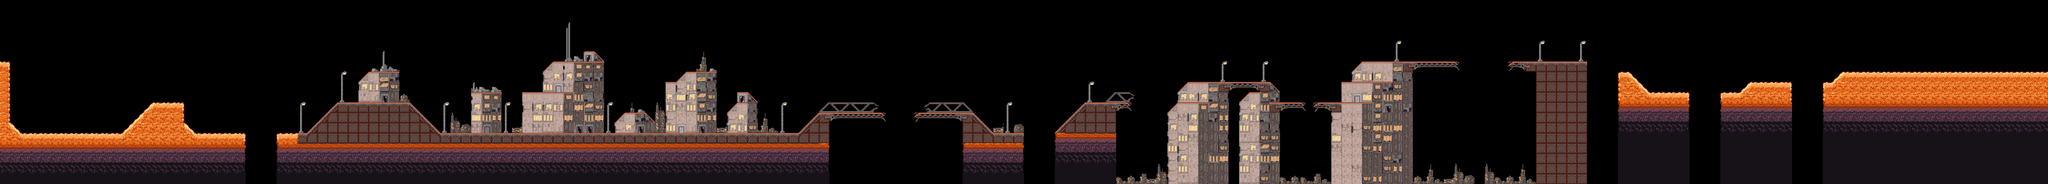

Below is a game level as drawn by its tile map, then a one-line description and the .tmx that defines it (tile-layer data replaced by summaries):
An orthogonal 200x18 tile map with 48x48 px tiles, 2 tile layers (Parallax_layer1, background), 1 hidden layer not drawn, 2 tilesets and 63 objects (61x enemy, player, LevelChanger).

<map version="1.0" orientation="orthogonal" width="200" height="18" tilewidth="48" tileheight="48">
 <properties>
  <property name="background_color" value="#000000" />
 </properties>
 <tileset firstgid="1" name="metatiles" tilewidth="48" tileheight="48">
  <image source="collision_tiles.png" width="192" height="48" />
  <tile id="0">
   <properties>
    <property name="type" value="solid" />
   </properties>
  </tile>
  <tile id="1">
   <properties>
    <property name="type" value="lslope" />
   </properties>
  </tile>
  <tile id="2">
   <properties>
    <property name="type" value="rslope" />
   </properties>
  </tile>
  <tile id="3">
   <properties>
    <property name="type" value="platform" />
   </properties>
  </tile>
 </tileset>
 <tileset firstgid="5" name="map" tilewidth="48" tileheight="48">
  <image source="area01_level_tiles.png" width="768" height="768" />
 </tileset>
 <layer name="Parallax_layer1" width="200" height="18">
  <properties>
   <property name="imagesrc" value="area01_parallax1" />
  </properties>
  <data>[3600 cells, 0 non-empty, 0 distinct tile ids]</data>
 </layer>
 <layer name="background" width="200" height="18">
  <data>[3600 cells, 1433 non-empty, 114 distinct tile ids]</data>
 </layer>
 <objectgroup name="Entities" width="200" height="18">
  <object name="player" x="96" y="476" width="144" height="144">
   <properties>
    <property name="image" value="player" />
    <property name="spriteheight" value="144" />
    <property name="spritewidth" value="144" />
   </properties>
  </object>
  <object name="enemy" x="767" y="371" width="48" height="48">
   <properties>
    <property name="image" value="dude01" />
    <property name="spritewidth" value="48" />
   </properties>
  </object>
  <object name="enemy" x="1077" y="569" width="48" height="48">
   <properties>
    <property name="image" value="dude01" />
    <property name="spritewidth" value="48" />
   </properties>
  </object>
  <object name="enemy" x="1714" y="427" width="48" height="48">
   <properties>
    <property name="image" value="dude01" />
    <property name="spritewidth" value="48" />
   </properties>
  </object>
  <object name="enemy" x="1767" y="428" width="48" height="48">
   <properties>
    <property name="image" value="dude01" />
    <property name="spritewidth" value="48" />
   </properties>
  </object>
  <object name="enemy" x="1820" y="428" width="48" height="48">
   <properties>
    <property name="image" value="dude01" />
    <property name="spritewidth" value="48" />
   </properties>
  </object>
  <object name="enemy" x="1875" y="429" width="48" height="48">
   <properties>
    <property name="image" value="dude01" />
    <property name="spritewidth" value="48" />
   </properties>
  </object>
  <object name="enemy" x="2430" y="563" width="48" height="48">
   <properties>
    <property name="image" value="dude01" />
    <property name="spritewidth" value="48" />
   </properties>
  </object>
  <object name="enemy" x="2255" y="563" width="48" height="48">
   <properties>
    <property name="image" value="dude01" />
    <property name="spritewidth" value="48" />
   </properties>
  </object>
  <object name="enemy" x="2313" y="562" width="48" height="48">
   <properties>
    <property name="image" value="dude01" />
    <property name="spritewidth" value="48" />
   </properties>
  </object>
  <object name="enemy" x="2374" y="563" width="48" height="48">
   <properties>
    <property name="image" value="dude01" />
    <property name="spritewidth" value="48" />
   </properties>
  </object>
  <object name="enemy" x="2490" y="561" width="48" height="48">
   <properties>
    <property name="image" value="dude01" />
    <property name="spritewidth" value="48" />
   </properties>
  </object>
  <object name="LevelChanger" x="9317" y="137" width="202" height="181">
   <properties>
    <property name="duration" value="250" />
    <property name="fade" value="#000000" />
    <property name="to" value="level4" />
   </properties>
  </object>
  <object name="enemy" x="2261" y="377" width="48" height="48">
   <properties>
    <property name="image" value="dude01" />
    <property name="spritewidth" value="48" />
   </properties>
  </object>
  <object name="enemy" x="3174" y="282" width="48" height="48">
   <properties>
    <property name="image" value="dude01" />
    <property name="spritewidth" value="48" />
   </properties>
  </object>
  <object name="enemy" x="3246" y="284" width="48" height="48">
   <properties>
    <property name="image" value="dude01" />
    <property name="spritewidth" value="48" />
   </properties>
  </object>
  <object name="enemy" x="3918" y="471" width="48" height="48">
   <properties>
    <property name="image" value="dude01" />
    <property name="spritewidth" value="48" />
   </properties>
  </object>
  <object name="enemy" x="4381" y="470" width="48" height="48">
   <properties>
    <property name="image" value="dude01" />
    <property name="spritewidth" value="48" />
   </properties>
  </object>
  <object name="enemy" x="4451" y="469" width="48" height="48">
   <properties>
    <property name="image" value="dude01" />
    <property name="spritewidth" value="48" />
   </properties>
  </object>
  <object name="enemy" x="5124" y="426" width="48" height="48">
   <properties>
    <property name="image" value="dude01" />
    <property name="spritewidth" value="48" />
   </properties>
  </object>
  <object name="enemy" x="5683" y="331" width="48" height="48">
   <properties>
    <property name="image" value="dude01" />
    <property name="spritewidth" value="48" />
   </properties>
  </object>
  <object name="enemy" x="5620" y="332" width="48" height="48">
   <properties>
    <property name="image" value="dude01" />
    <property name="spritewidth" value="48" />
   </properties>
  </object>
  <object name="enemy" x="5820" y="332" width="48" height="48">
   <properties>
    <property name="image" value="dude01" />
    <property name="spritewidth" value="48" />
   </properties>
  </object>
  <object name="enemy" x="6341" y="237" width="48" height="48">
   <properties>
    <property name="image" value="dude01" />
    <property name="spritewidth" value="48" />
   </properties>
  </object>
  <object name="enemy" x="7151" y="236" width="48" height="48">
   <properties>
    <property name="image" value="dude01" />
    <property name="spritewidth" value="48" />
   </properties>
  </object>
  <object name="enemy" x="7330" y="236" width="48" height="48">
   <properties>
    <property name="image" value="dude01" />
    <property name="spritewidth" value="48" />
   </properties>
  </object>
  <object name="enemy" x="7767" y="371" width="48" height="48">
   <properties>
    <property name="image" value="dude01" />
    <property name="spritewidth" value="48" />
   </properties>
  </object>
  <object name="enemy" x="7831" y="371" width="48" height="48">
   <properties>
    <property name="image" value="dude01" />
    <property name="spritewidth" value="48" />
   </properties>
  </object>
  <object name="enemy" x="8270" y="329" width="48" height="48">
   <properties>
    <property name="image" value="dude01" />
    <property name="spritewidth" value="48" />
   </properties>
  </object>
  <object name="enemy" x="8746" y="281" width="48" height="48">
   <properties>
    <property name="image" value="dude01" />
    <property name="spritewidth" value="48" />
   </properties>
  </object>
  <object name="enemy" x="9013" y="281" width="48" height="48">
   <properties>
    <property name="image" value="dude01" />
    <property name="spritewidth" value="48" />
   </properties>
  </object>
  </objectgroup>
 <layer name="collision" width="200" height="18" visible="0">
  <data>[3600 cells, 509 non-empty, 4 distinct tile ids]</data>
 </layer>
</map>
<!-- 32 of 63 objects omitted -->
